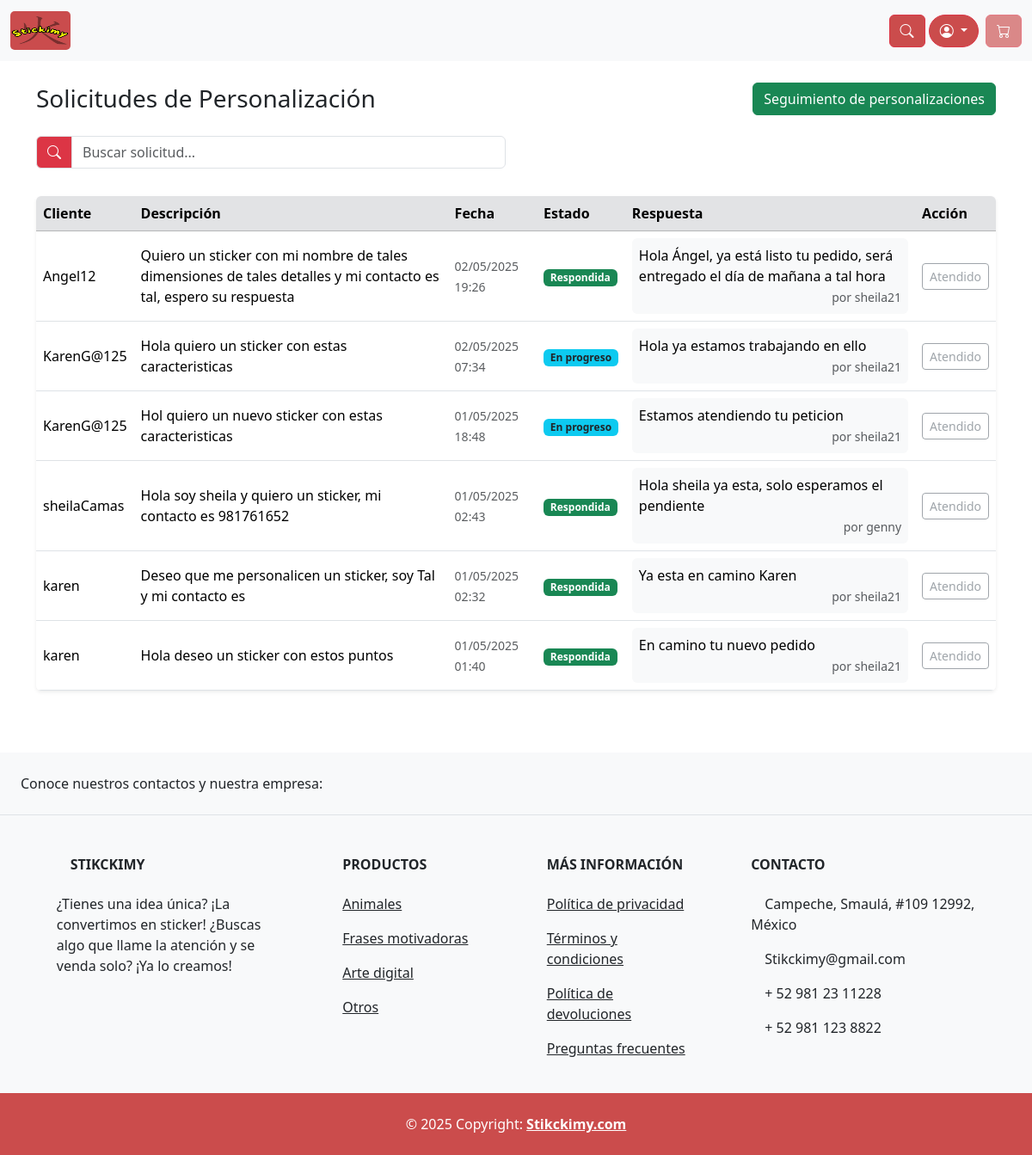
Page /personalizaciones/ (signed in) on the committed database.
### store/models.py (models this page shows, shortened)
class Personalizacion(models.Model):
    STATUS_CHOICES = [
        ('PENDIENTE',    'Pendiente'),
        ('EN_PROGRESO',  'En progreso'),
        ('RESPONDIDA',   'Respondida'),
    ]
    cliente          = models.ForeignKey(Customer, on_delete=models.CASCADE, null=True, blank=True)
    descripcion      = models.TextField()
    fecha_creacion   = models.DateTimeField(auto_now_add=True)
    status           = models.CharField(max_length=20, choices=STATUS_CHOICES, default='PENDIENTE')
    respuesta_admin  = models.TextField(null=True, blank=True)
    atendido_por     = models.ForeignKey(User, on_delete=models.SET_NULL,
                                        null=True, blank=True,
                                        related_name='personalizaciones_atendidas')

class Customer(models.Model):
    user = models.OneToOneField(User, null=True, blank=True, on_delete=models.CASCADE)
    name = models.CharField(max_length=200, null=True, blank=True)
    email = models.EmailField(max_length=200)
    phone_number = models.CharField(max_length=20, blank=True, null=True)
    address = models.CharField(max_length=250, blank=True, null=True)
    referencias = models.CharField(max_length=250, blank=True, null=True)
    date_of_birth = models.DateField(null=True, blank=True)
    zip_code = models.CharField(max_length=10, null=True, blank=True)
    state = models.CharField(
        max_length=3,
        choices=MEXICAN_STATES,
        blank=True,
        null=True
    )
    municipality = models.CharField(max_length=100, blank=True, null=True)

### store/views.py (the view)
# urls.py: path('personalizaciones/', views.lista_personalizaciones, name='admin_personalizaciones'),
@staff_member_required
def lista_personalizaciones(request):
    pedidos = Personalizacion.objects.all().order_by('-fecha_creacion')
    return render(request, 'store/admin_personalizacion.html', {'pedidos': pedidos})

### store/templates/store/admin_personalizacion.html (shortened to what this page needs)
{% extends 'store/main.html' %}
{% load static %}
{% block content %}
<div class="container py-4">
  <div class="d-flex justify-content-between align-items-center mb-4">
    <h3 class="mb-0">Solicitudes de Personalización</h3>
    <a href="{% url 'personalizacion' %}" class="btn btn-success">
      Seguimiento de personalizaciones
    </a>
  </div>
  <div class="row mb-3">
    <div class="col-md-6">
      <div class="input-group mb-3">
        <span class="input-group-text bg-danger text-white" id="search-addon">
          <i class="bi bi-search"></i>
        </span>
        <input type="text" id="searchInput" class="form-control" placeholder="Buscar solicitud..." aria-label="Buscar" aria-describedby="search-addon">
      </div>
    </div>
  </div>
  <div class="table-responsive shadow-sm rounded">
    <table class="table table-hover align-middle mb-0" id="solicitudesTable">
      <thead class="table-secondary">
        <tr>
          <th>Cliente</th>
          <th>Descripción</th>
          <th>Fecha</th>
          <th>Estado</th>
          <th>Respuesta</th>
          <th>Acción</th>
        </tr>
      </thead>
      <tbody>
        {% for p in pedidos %}
        <tr>
          <td>
            {% if p.cliente and p.cliente.user %}
              {{ p.cliente.user.username }}
            {% else %}
              <span class="text-muted">Invitado</span>
            {% endif %}
          </td>
          <td>{{ p.descripcion }}</td>
          <td><small class="text-muted">{{ p.fecha_creacion|date:"d/m/Y H:i" }}</small></td>
          <td>
            {% if p.status == 'PENDIENTE' %}
              <span class="badge bg-warning text-dark">Pendiente</span>
            {% elif p.status == 'EN_PROGRESO' %}
              <span class="badge bg-info text-dark">En progreso</span>
            {% else %}
              <span class="badge bg-success">Respondida</span>
            {% endif %}
          </td>
          <td style="min-width:200px;">
            {% if p.respuesta_admin %}
              <div class="bg-light p-2 rounded">
                {{ p.respuesta_admin }}
                <div class="text-end"><small class="text-muted">por {{ p.atendido_por.username }}</small></div>
              </div>
            {% else %}
              <span class="text-muted">—</span>
            {% endif %}
          </td>
          <td class="text-nowrap">
            {% if request.user.is_staff %}
              {% if p.status == 'PENDIENTE' %}
                <a href="{% url 'atender_personalizacion' p.pk %}"
                   class="btn btn-sm btn-success me-1">
                  Atender
                </a>
              {% else %}
                <button class="btn btn-sm btn-outline-secondary" disabled>Atendido</button>
              {% endif %}
            {% endif %}
          </td>
        </tr>
        {% empty %}
        <tr>
          <td colspan="6" class="text-center py-4 text-muted">
            No hay solicitudes registradas.
          </td>
        </tr>
        {% endfor %}
      </tbody>
    </table>
  </div>
</div>
{% endblock %}

### static/css/main.css (style rules this page uses)
body { background-color: hsl(0, 0%, 100%); }
h1,h2,h3,h4,h5,h6 { color:hsl(0, 0%, 30%); }
.btn { border-radius: 0; }

### rows in the picture
Personalizacion: cliente.user.username "Angel12", descripcion "Quiero un sticker con mi nombre de tales dimensiones de tales detalles y mi contacto es tal, espero su respuesta", fecha_creacion "02/05/2025 19:26", status "Respondida", respuesta_admin "Hola Ángel, ya está listo tu pedido, será entregado el día de mañana a tal hora", atendido_por.username "sheila21"
Personalizacion: cliente.user.username "KarenG@125", descripcion "Hola quiero un sticker con estas caracteristicas", fecha_creacion "02/05/2025 07:34", status "En progreso", respuesta_admin "Hola ya estamos trabajando en ello", atendido_por.username "sheila21"
Personalizacion: cliente.user.username "KarenG@125", descripcion "Hol quiero un nuevo sticker con estas caracteristicas", fecha_creacion "01/05/2025 18:48", status "En progreso", respuesta_admin "Estamos atendiendo tu peticion", atendido_por.username "sheila21"
Personalizacion: cliente.user.username "sheilaCamas", descripcion "Hola soy sheila y quiero un sticker, mi contacto es 981761652", fecha_creacion "01/05/2025 02:43", status "Respondida", respuesta_admin "Hola sheila ya esta, solo esperamos el pendiente", atendido_por.username "genny"
Personalizacion: cliente.user.username "karen", descripcion "Deseo que me personalicen un sticker, soy Tal y mi contacto es", fecha_creacion "01/05/2025 02:32", status "Respondida", respuesta_admin "Ya esta en camino Karen", atendido_por.username "sheila21"
Personalizacion: cliente.user.username "karen", descripcion "Hola deseo un sticker con estos puntos", fecha_creacion "01/05/2025 01:40", status "Respondida", respuesta_admin "En camino tu nuevo pedido", atendido_por.username "sheila21"
